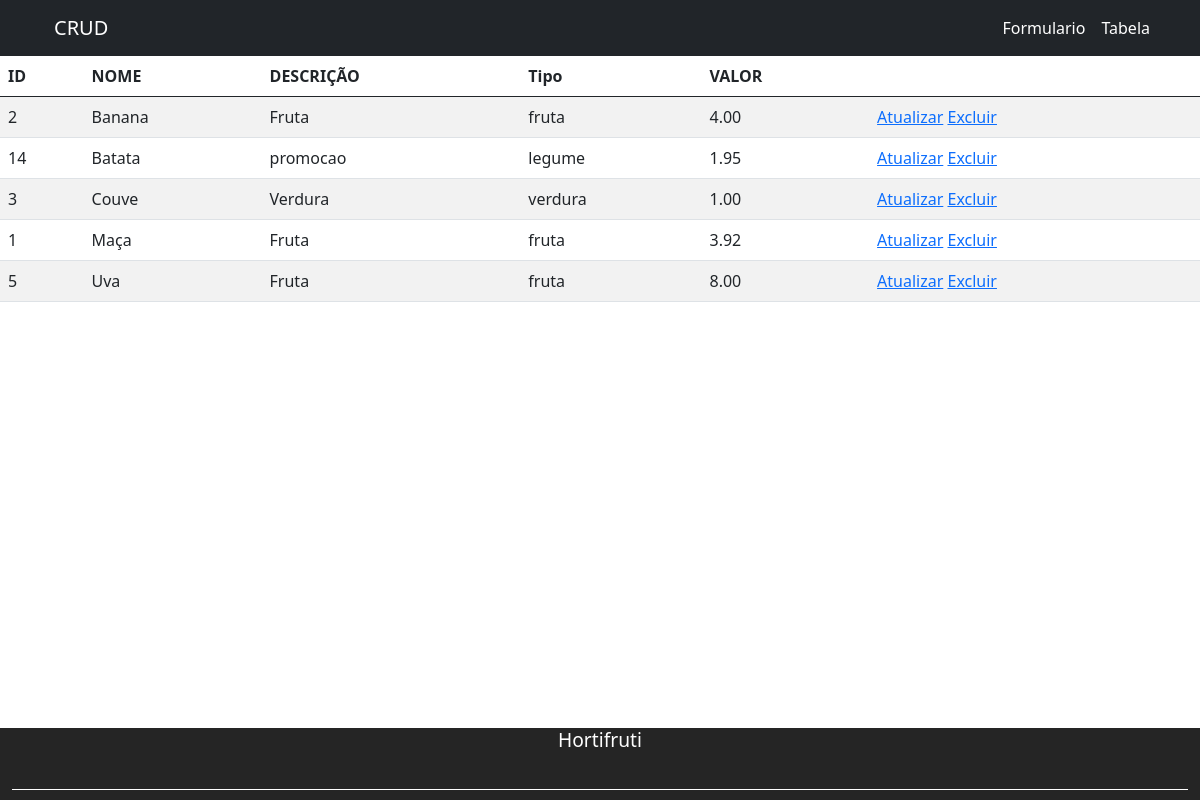
The app's page /atv1_crud/index.php with its own data.
### tables this page shows
CREATE TABLE `frutas` (
  `id` int(11) NOT NULL,
  `nome` varchar(50) NOT NULL,
  `descricao` text DEFAULT NULL,
  `valor` decimal(5,2) NOT NULL,
  `tipo` varchar(20) DEFAULT NULL
);

### atv1_crud/index.php (the view, shortened to what this page needs)
<?php
include_once('./views/includes/header.php');
$query = 'SELECT * FROM frutas ORDER BY nome';
$result = mysqli_query($conexao, $query);
?>
<table class='table table-striped table-hover'>
    <thead>
        <th>ID</th>
        <th>NOME</th>
        <th>DESCRIÇÃO</th>
        <th>Tipo</th>
        <th>VALOR</th>
        <th></th>
    </thead>
    <tbody>
        <?php
        while ($row = mysqli_fetch_assoc($result)) {
        ?>
            <tr>
                <td><?php echo $row['id'] ?> </td>
                <td><?php echo $row['nome'] ?> </td>
                <td><?php echo $row['descricao'] ?> </td>
                <td><?php echo $row['tipo'] ?> </td>
                <td><?php echo $row['valor'] ?> </td>
                <td>
                    <a href="./views/visualizar.php?id=<?php echo $row['id'] ?>">Atualizar</a>
                    <a href="./action/deletar.php?id=<?php echo $row['id'] ?>">Excluir</a>
                </td>
            </tr>
        <?php
        }
        ?>
    </tbody>
</table>
<?php
include_once('./views/includes/footer.php');
?>

### atv1_crud/views/includes/header.php (shortened to what this page needs)
<!DOCTYPE html>
<html lang="pt-br">
<head>
  <link href="https://cdn.jsdelivr.net/npm/bootstrap@5.0.2/dist/css/bootstrap.min.css" rel="stylesheet">
</head>
<body>
  <nav class="navbar navbar-expand-lg  bg-dark" id="menu">
    <div class="container">
      <a class="navbar-brand container" href="<?php echo BASE_URL . 'index.php'; ?>">CRUD</a>
      <div class="collapse navbar-collapse" id="navbarSupportedContent">
        <ul class="navbar-nav me-auto mb-2 mb-lg-0 text-center">
          <li class="nav-item">
            <a class="nav-link" href="<?php echo BASE_URL . 'views/form.php'; ?> ">Formulario</a>
          </li>
          <li class="nav-item">
            <a class="nav-link" aria-current="page" href="<?php echo BASE_URL . 'index.php'; ?>">Tabela</a>
          </li>
        </ul>
      </div>
    </div>
  </nav>
</body>
</html>

### atv1_crud/views/includes/footer.php (shortened to what this page needs)
<!DOCTYPE html>
<html lang="pt-br">
<head>
    <link href="https://cdn.jsdelivr.net/npm/bootstrap@5.0.2/dist/css/bootstrap.min.css" rel="stylesheet">
</head>
<body>
    <footer>
        <div class="container-fluid">
            <div class="row">
                <div class="col" id="rodape-sobre">
                    <a class="navbar-brand " href="#">
                        <h4 id="logo">
                            Hortifruti
                        </h4>
                    </a>
                    <div class="linha "></div>
                </div>
            </div>
        </div>

### atv1_crud/views/includes/header.php (style rules this page uses)
#menu a { color: #fff; }

### atv1_crud/views/includes/footer.php (style rules this page uses)
footer { background-color: #252525; position: absolute; bottom: 0; width: 100%; color: #fff; }
footer h4 { font-size: 1.2rem; color: #fff; text-align: center; }
footer .linha { height: 1px; width: 100%; background-color: #fff; margin-bottom: 10px; }

### records on screen
frutas: id "2", nome "Banana", descricao "Fruta", tipo "fruta", valor "4.00"
frutas: id "14", nome "Batata", descricao "promocao", tipo "legume", valor "1.95"
frutas: id "3", nome "Couve", descricao "Verdura", tipo "verdura", valor "1.00"
frutas: id "1", nome "Maça", descricao "Fruta", tipo "fruta", valor "3.92"
frutas: id "5", nome "Uva", descricao "Fruta", tipo "fruta", valor "8.00"
